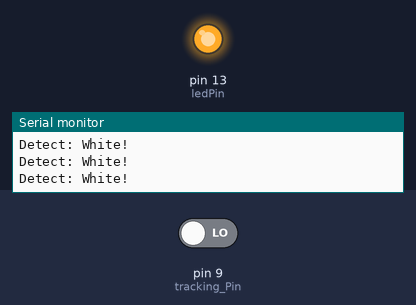
A sketch run on a simulated Arduino Uno, built with avr-gcc and run on an emulated ATmega328P. On the bench: output pins drawn as LEDs (lit = HIGH), the last lines printed to the serial monitor. Inputs (shaded band) come from the test bench; at power-on: pin 9 (tracking_Pin) LOW.

Above: at 1.2 s.
1.3 s: pin 9 (tracking_Pin) driven HIGH
At 1.8 s:
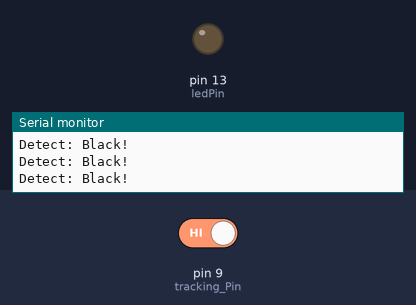
2.8 s: pin 9 (tracking_Pin) driven LOW
At 4.0 s:
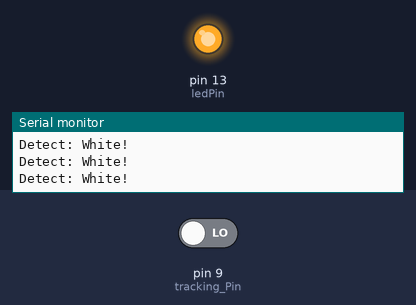
Timing chart, 0 to 5.8 s (numbered marks = the images above; inputs shaded):
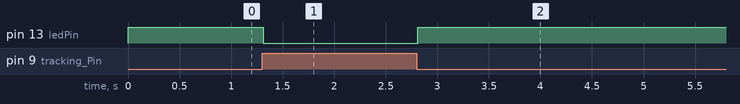

Measured:
- after the input at 1.3 s, pin 13 (ledPin): HIGH → LOW at once
- after the input at 2.8 s, pin 13 (ledPin): LOW → HIGH at once

The sketch:

Tracking_Rev1.ino
```cpp
////////////////////////////////////Tracking//////////////////////


const int tracking_Pin = 9;
const int ledPin = 13;
void setup()
{
  Serial.begin(9600);
  pinMode(tracking_Pin, INPUT);
  pinMode(ledPin, OUTPUT);
}
void loop()
{
  boolean val = digitalRead(tracking_Pin); // read the value of tracking module
  if(val == HIGH) //if it is HiGH
  {
    digitalWrite(ledPin, LOW); //turn off the led
    Serial.println("Detect: Black!");
  }
  else
  {
    digitalWrite(ledPin, HIGH); //turn on the led
    Serial.println("Detect: White!");
  }
}
```
